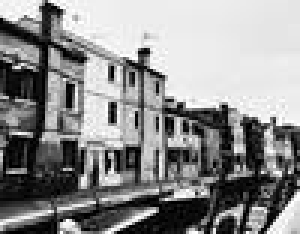
#> input picture venice_100.jpg, 100 x 78 px (shown 3 times larger)
$ python image_gaussian_noise.py
#> lines starting #> are read from the running program, lines starting #| are printed output that depends on the picture
from PIL import Image
import numpy as np
import matplotlib.pyplot as plt
import datetime

initial_image = Image.open('venice_100.jpg')
#> initial_image is the input picture: PIL image 100x78 RGB; min 0, max 255, mean 141.2
width, height = initial_image.size
#> width = 100; height = 78

image_array = np.array(initial_image)

# We can control the amount of Gaussian noise added to each pixel by specifying the variance value.
# A higher value means noisier pixels.
v = 300
# Generate Gaussian noise (loc,scale,size)
# mean = 0, because Gaussian distribution
# scale - the standard deviation of the distribution
# size -  the shape of the noise array, which matches the shape of the initial array
noise = np.random.normal(0, np.sqrt(v), image_array.shape)

noisy_image_array = image_array + noise
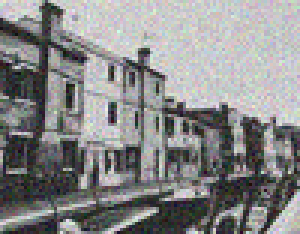
#> noisy_image_array: shape (78, 100, 3) float64 (shown 3 times larger); mean R, G, B 141.1, 141.2, 141.3; drawn with min black and max white

# To ensure that the pixel values in the noisy_image_array remain within a valid range (0-255 for uint8 images)
noisy_image_array = np.clip(noisy_image_array, 0, 255)
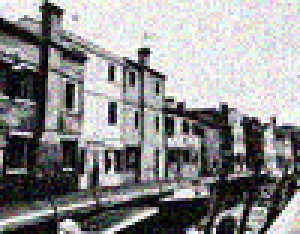
#> noisy_image_array: shape (78, 100, 3) float64 (shown 3 times larger); mean R, G, B 141.2, 141.3, 141.3

# Convert the noisy NumPy array back to an image
noisy_image = Image.fromarray(noisy_image_array.astype(np.uint8))

# pixel_values = noisy_image.ravel()
pixel_values = noisy_image_array.flatten()

#  Visualization
now = datetime.datetime.now()

# [15 lines of commented-out code are left out]
noisy_image.save('noisy_image.png')
# noisy_image.show()
